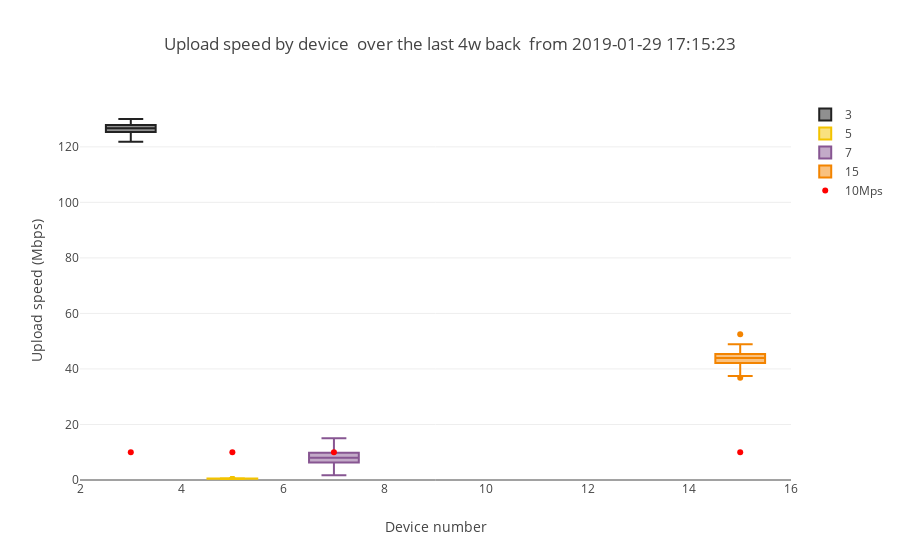

The notebook cell saved with this chart:
### Code cell
t="Upload speed by device "+title_tail
simple_boxplot(dataframe=upload_df[upload_df["SK_PI"].isin(normally_distributed_u)],plot_value='UPLOAD',sort_value='SK_PI',
               title=t, 
               ytitle="Upload speed (Mbps)",
               xtitle="Device number", uploadline=True)

### Figure 1 — Plotly figure (JSON) as saved in the notebook; plotly's stock layout.template omitted (floating-point values rounded to 4 significant figures; data arrays with more than 128 entries replaced by an {"elided": "..."} marker saying what was removed)
{"data": [{"marker": {"color": "#222222"}, "name": "3", "type": "box", "y": {"elided": "142 float values"}}, {"marker": {"color": "#F3C300"}, "name": "5", "type": "box", "y": {"elided": "143 float values"}}, {"marker": {"color": "#875692"}, "name": "7", "type": "box", "y": {"elided": "143 float values"}}, {"marker": {"color": "#F38400"}, "name": "15", "type": "box", "y": {"elided": "143 float values"}}, {"marker": {"color": "red"}, "mode": "markers", "name": "10Mps", "type": "scatter", "x": [3, 5, 7, 15], "y": [10, 10, 10, 10]}], "layout": {"title": "Upload speed by device  over the last 4w back  from 2019-01-29 17:15:23", "xaxis": {"title": "Device number"}, "yaxis": {"rangemode": "tozero", "title": "Upload speed (Mbps)"}}}
